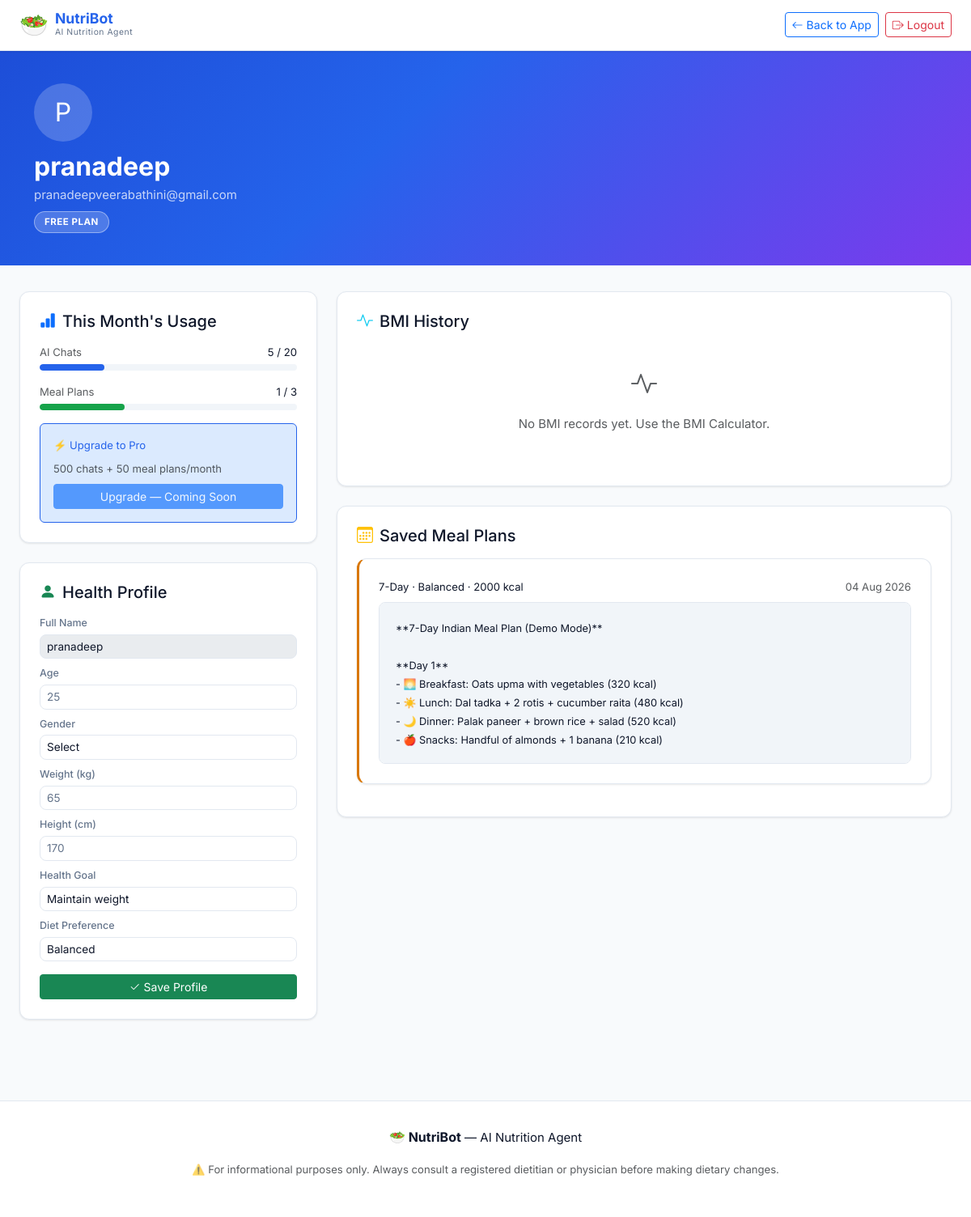
/account (signed in), run on the app's committed database.
### models.py (models this page shows, shortened)
class User(UserMixin, db.Model):
    __tablename__ = "users"
    id            = db.Column(db.Integer, primary_key=True)
    name          = db.Column(db.String(120), nullable=False)
    email         = db.Column(db.String(200), unique=True, nullable=False)
    password_hash = db.Column(db.String(256), nullable=True)   # nullable for Google users
    plan          = db.Column(db.String(20), default="free")   # free | pro | family
    created_at    = db.Column(db.DateTime, default=datetime.utcnow)
    email_verified  = db.Column(db.Boolean, default=False)
    otp_code        = db.Column(db.String(6))
    otp_expires     = db.Column(db.DateTime)
    google_id       = db.Column(db.String(200), unique=True, nullable=True)
    avatar_url      = db.Column(db.String(500), nullable=True)
    reset_token     = db.Column(db.String(200), nullable=True)
    reset_expires   = db.Column(db.DateTime, nullable=True)
    chats_this_month     = db.Column(db.Integer, default=0)
    plans_this_month     = db.Column(db.Integer, default=0)
    usage_reset_month    = db.Column(db.Integer, default=0)   # stores month number
    profile      = db.relationship("Profile",     backref="user", uselist=False, cascade="all, delete-orphan")
    chat_history = db.relationship("ChatHistory", backref="user", cascade="all, delete-orphan", order_by="ChatHistory.timestamp")
    meal_plans   = db.relationship("MealPlan",    backref="user", cascade="all, delete-orphan", order_by="MealPlan.created_at.desc()")
    bmi_records  = db.relationship("BMIRecord",   backref="user", cascade="all, delete-orphan", order_by="BMIRecord.created_at.desc()")
    LIMITS = {
        "free":   {"chats": 20,  "plans": 3},
        "pro":    {"chats": 500, "plans": 50},
        "family": {"chats": 999, "plans": 100},
    }
    def _reset_if_new_month(self):
        current_month = datetime.utcnow().month
        if self.usage_reset_month != current_month:
            self.chats_this_month  = 0
            self.plans_this_month  = 0
            self.usage_reset_month = current_month
            db.session.commit()
    def usage_summary(self):
        self._reset_if_new_month()
        limits = self.LIMITS[self.plan]
        return {
            "chats_used":  self.chats_this_month,
            "chats_limit": limits["chats"],
            "plans_used":  self.plans_this_month,
            "plans_limit": limits["plans"],
            "plan":        self.plan,
        }

class MealPlan(db.Model):
    __tablename__ = "meal_plans"
    id         = db.Column(db.Integer, primary_key=True)
    user_id    = db.Column(db.Integer, db.ForeignKey("users.id"), nullable=False)
    plan_text  = db.Column(db.Text, nullable=False)
    parameters = db.Column(db.JSON)
    created_at = db.Column(db.DateTime, default=datetime.utcnow)

### app.py (the view)
@app.route("/account")
@login_required
def account():
    profile     = current_user.profile
    meal_plans  = current_user.meal_plans[:10]
    bmi_records = current_user.bmi_records[:10]
    usage       = current_user.usage_summary()
    return render_template(
        "account.html",
        user=current_user,
        profile=profile,
        meal_plans=meal_plans,
        bmi_records=bmi_records,
        usage=usage,
    )

### app.py (called while the page is built)
@login_manager.user_loader
def load_user(user_id):
    return User.query.get(int(user_id))

### templates/account.html (shortened to what this page needs)
<!DOCTYPE html>
<html lang="en" data-theme="light">
<head>
  <link rel="stylesheet" href="https://cdn.jsdelivr.net/npm/bootstrap@5.3.3/dist/css/bootstrap.min.css" />
  <link rel="stylesheet" href="https://cdn.jsdelivr.net/npm/bootstrap-icons@1.11.3/font/bootstrap-icons.min.css" />
  <link rel="stylesheet" href="{{ url_for('static', filename='css/style.css') }}" />
</head>
<body>
<nav class="navbar navbar-expand-lg sticky-top" id="mainNav">
  <div class="container-fluid px-4">
    <a class="navbar-brand d-flex align-items-center gap-2" href="{{ url_for('index') }}">
      <div class="brand-icon">🥗</div>
      <div>
        <span class="brand-name">NutriBot</span>
        <span class="brand-sub">AI Nutrition Agent</span>
      </div>
    </a>
    <div class="ms-auto d-flex align-items-center gap-2">
      <a href="{{ url_for('index') }}" class="btn btn-sm btn-outline-primary">
        <i class="bi bi-arrow-left me-1"></i>Back to App
      </a>
      <a href="{{ url_for('auth.logout') }}" class="btn btn-sm btn-outline-danger">
        <i class="bi bi-box-arrow-right me-1"></i>Logout
      </a>
    </div>
  </div>
</nav>
<div class="account-hero">
  <div class="container">
    <div class="account-avatar">{{ user.name[0].upper() }}</div>
    <h2 class="mb-1 fw-bold">{{ user.name }}</h2>
    <p class="mb-2 opacity-75">{{ user.email }}</p>
    <span class="plan-badge {{ user.plan }}">{{ user.plan }} plan</span>
  </div>
</div>
<div class="main-container">
  <div class="row g-4">
    <div class="col-lg-4">
      <div class="card-panel mb-4">
        <h5 class="mb-3"><i class="bi bi-bar-chart-fill text-primary me-2"></i>This Month's Usage</h5>
        <div class="mb-3">
          <div class="d-flex justify-content-between small mb-1">
            <span class="text-muted">AI Chats</span>
            <span class="fw-600">{{ usage.chats_used }} / {{ usage.chats_limit }}</span>
          </div>
          <div class="usage-bar-wrap" style="background:var(--surface-2);">
            <div class="usage-bar" style="background:var(--primary);width:{{ [((usage.chats_used / usage.chats_limit) * 100)|int, 100]|min }}%;"></div>
          </div>
        </div>
        <div class="mb-3">
          <div class="d-flex justify-content-between small mb-1">
            <span class="text-muted">Meal Plans</span>
            <span class="fw-600">{{ usage.plans_used }} / {{ usage.plans_limit }}</span>
          </div>
          <div class="usage-bar-wrap" style="background:var(--surface-2);">
            <div class="usage-bar" style="background:var(--success);width:{{ [((usage.plans_used / usage.plans_limit) * 100)|int, 100]|min }}%;"></div>
          </div>
        </div>
        {% if usage.plan == 'free' %}
        <div class="mt-3 p-3 rounded" style="background:var(--primary-light);border:1px solid var(--primary);">
          <p class="small mb-2 fw-600" style="color:var(--primary);">⚡ Upgrade to Pro</p>
          <p class="small mb-2 text-muted">500 chats + 50 meal plans/month</p>
          <button class="btn btn-primary btn-sm w-100" disabled>Upgrade — Coming Soon</button>
        </div>
        {% endif %}
      </div>
      <div class="card-panel">
        <h5 class="mb-3"><i class="bi bi-person-fill text-success me-2"></i>Health Profile</h5>
        <form id="profileForm">
          <div class="mb-2"><label class="form-label-sm">Full Name</label>
            <input class="form-control form-control-sm" value="{{ user.name }}" disabled />
          </div>
          <div class="mb-2"><label class="form-label-sm">Age</label>
            <input type="number" class="form-control form-control-sm" id="pAge" value="{{ profile.age or '' }}" placeholder="25" />
          </div>
          <div class="mb-2"><label class="form-label-sm">Gender</label>
            <select class="form-select form-select-sm" id="pGender">
              <option value="">Select</option>
            </select>
          </div>
          <div class="mb-2"><label class="form-label-sm">Weight (kg)</label>
            <input type="number" class="form-control form-control-sm" id="pWeight" value="{{ profile.weight_kg or '' }}" placeholder="65" />
          </div>
          <div class="mb-2"><label class="form-label-sm">Height (cm)</label>
            <input type="number" class="form-control form-control-sm" id="pHeight" value="{{ profile.height_cm or '' }}" placeholder="170" />
          </div>
          <div class="mb-2"><label class="form-label-sm">Health Goal</label>
            <select class="form-select form-select-sm" id="pGoal">
              {% for g in ['Maintain weight','Lose weight','Gain weight','Build muscle','Improve energy','Manage diabetes'] %}
              <option {{ 'selected' if profile and profile.goal == g }}>{{ g }}</option>
              {% endfor %}
            </select>
          </div>
          <div class="mb-3"><label class="form-label-sm">Diet Preference</label>
            <select class="form-select form-select-sm" id="pDiet">
              {% for d in ['Balanced','Vegetarian','Vegan','Eggetarian','Non-vegetarian','Jain','Keto'] %}
              <option {{ 'selected' if profile and profile.diet == d }}>{{ d }}</option>
              {% endfor %}
            </select>
          </div>
          <button type="button" class="btn btn-success btn-sm w-100" onclick="saveProfile()">
            <i class="bi bi-check2 me-1"></i>Save Profile
          </button>
        </form>
      </div>
    </div>
    <div class="col-lg-8">
      <div class="card-panel mb-4">
        <h5 class="mb-3"><i class="bi bi-activity text-info me-2"></i>BMI History</h5>
        {% if bmi_records %}
        <div class="table-responsive">
          <table class="table history-table mb-0">
            <thead>
              <tr><th>Date</th><th>BMI</th><th>Category</th><th>Weight</th><th>Height</th></tr>
            </thead>
            <tbody>
              {% for r in bmi_records %}
              <tr>
                <td>{{ r.created_at.strftime('%d %b %Y') }}</td>
                <td class="fw-bold">{{ r.bmi }}</td>
                <td>
                  <span class="bmi-badge"
                    style="background:{% if r.category=='Normal weight' %}#dcfce7;color:#16a34a{% elif r.category=='Underweight' %}#dbeafe;color:#2563eb{% elif r.category=='Overweight' %}#fef3c7;color:#d97706{% else %}#fee2e2;color:#dc2626{% endif %}">
                    {{ r.category }}
                  </span>
                </td>
                <td>{{ r.weight_kg }} kg</td>
                <td>{{ r.height_cm }} cm</td>
              </tr>
              {% endfor %}
            </tbody>
          </table>
        </div>
        {% else %}
        <div class="empty-state py-4">
          <i class="bi bi-activity fs-2 text-muted"></i>
          <p class="text-muted mt-2">No BMI records yet. Use the BMI Calculator.</p>
        </div>
        {% endif %}
      </div>
      <div class="card-panel">
        <h5 class="mb-3"><i class="bi bi-calendar3 text-warning me-2"></i>Saved Meal Plans</h5>
        {% if meal_plans %}
          {% for plan in meal_plans %}
          <div class="card-panel mb-3" style="border-left:3px solid var(--warning);">
            <div class="d-flex justify-content-between align-items-center mb-2">
              <span class="small fw-600">
                {% if plan.parameters %}
                  {{ plan.parameters.get('duration', 7) }}-Day · {{ plan.parameters.get('dietary_preference', 'Balanced') }} · {{ plan.parameters.get('calories', 2000) }} kcal
                {% else %}
                  Meal Plan
                {% endif %}
              </span>
              <span class="small text-muted">{{ plan.created_at.strftime('%d %b %Y') }}</span>
            </div>
            <div class="result-box" style="max-height:200px;overflow-y:auto;font-size:.8rem;">{{ plan.plan_text[:600] }}{% if plan.plan_text|length > 600 %}…{% endif %}</div>
          </div>
          {% endfor %}
        {% else %}
        <div class="empty-state py-4">
          <i class="bi bi-calendar-week fs-2 text-muted"></i>
          <p class="text-muted mt-2">No meal plans saved yet. Generate one from the app.</p>
        </div>
        {% endif %}
      </div>
    </div>
  </div>
</div>
<footer class="app-footer">
  <div class="container text-center">
    <p><span class="footer-logo">🥗 NutriBot</span> — AI Nutrition Agent</p>
    <p class="text-muted small">⚠️ For informational purposes only. Always consult a registered dietitian or physician before making dietary changes.</p>
  </div>
</footer>
</body>
</html>

### static/css/style.css (style rules this page uses)
:root { --bg: #f8fafc; --surface: #ffffff; --surface-2: #f1f5f9; --border: #e2e8f0; --text: #0f172a; --text-muted: #64748b; --primary: #2563eb; --primary-light: #dbeafe; --success: #16a34a; --success-light: #dcfce7; --warning: #d97706; --warning-light: #fef3c7; --danger: #dc2626; --danger-light: #fee2e2; --info: #0891b2; --info-light: #cffafe; --nav-bg: #ffffff; --nav-border: #e2e8f0; --chat-user-bg: #2563eb; --chat-bot-bg: #f1f5f9; --shadow-sm: 0 1px 3px rgba(0,0,0,.06), 0 1px 2px rgba(0,0,0,.04); --shadow: 0 4px 16px rgba(0,0,0,.08); --shadow-lg: 0 10px 40px rgba(0,0,0,.12); --radius: 12px; --radius-sm: 8px; --radius-lg: 20px; --transition: 0.25s ease; --font: 'Inter', -apple-system, BlinkMacSystemFont, 'Segoe UI', sans-serif; }
*, *::before, *::after { box-sizing: border-box; margin: 0; padding: 0; }
html { scroll-behavior: smooth; }
body { font-family: var(--font); font-size: 15px; line-height: 1.6; background: var(--bg); color: var(--text); transition: background var(--transition), color var(--transition); }
#mainNav { background: var(--nav-bg); border-bottom: 1px solid var(--nav-border); box-shadow: var(--shadow-sm); transition: background var(--transition); z-index: 1040; }
.brand-icon { font-size: 1.8rem; line-height: 1; }
.brand-name { display: block; font-size: 1.1rem; font-weight: 700; color: var(--primary); line-height: 1.1; }
.brand-sub { display: block; font-size: 0.65rem; color: var(--text-muted); letter-spacing: .5px; }
.main-container { max-width: 1280px; margin: 0 auto; padding: 32px 24px 60px; }
.card-panel { background: var(--surface); border: 1px solid var(--border); border-radius: var(--radius); padding: 24px; box-shadow: var(--shadow-sm); transition: all var(--transition); }
.form-label-sm { font-weight: 500; font-size: .78rem; color: var(--text-muted); display: block; margin-bottom: .25rem; }
.form-control, .form-select { background: var(--surface); border: 1.5px solid var(--border); color: var(--text); border-radius: var(--radius-sm); font-size: .85rem; transition: border-color var(--transition), box-shadow var(--transition); }
.form-control::placeholder { color: var(--text-muted); }
.result-box { background: var(--surface-2); border: 1px solid var(--border); border-radius: var(--radius-sm); padding: 20px; font-size: .88rem; line-height: 1.8; white-space: pre-wrap; }
.empty-state { text-align: center; padding: 48px 24px; color: var(--text-muted); }
.empty-state i { display: block; margin-bottom: 12px; }
.app-footer { background: var(--surface); border-top: 1px solid var(--border); padding: 32px 24px; margin-top: 40px; }
.footer-logo { font-weight: 700; font-size: 1rem; }

### templates/account.html (style rules this page uses)
.account-hero { background: linear-gradient(135deg, #1d4ed8 0%, #2563eb 40%, #7c3aed 100%); padding: 40px 24px; color: #fff; }
.account-avatar { width: 72px; height: 72px; background: rgba(255,255,255,.2); border-radius: 50%; display: flex; align-items: center; justify-content: center; font-size: 2rem; margin-bottom: 12px; }
.plan-badge { display: inline-block; padding: 3px 12px; border-radius: 20px; font-size: .72rem; font-weight: 700; text-transform: uppercase; letter-spacing: .5px; }
.plan-badge.free { background: rgba(255,255,255,.2); color: #fff; border: 1px solid rgba(255,255,255,.4); }
.usage-bar-wrap { background: rgba(255,255,255,.15); border-radius: 8px; height: 8px; overflow: hidden; margin-top: 4px; }
.usage-bar { background: #fff; height: 100%; border-radius: 8px; transition: width .6s ease; }

### data on the page
User: name "P", name "pranadeep", email "pranadeepveerabathini@gmail.com", plan "FREE"
MealPlan: parameters.get "7", parameters.get "Balanced", parameters.get "2000", created_at "04 Aug 2026", plan_text "**7-Day Indian Meal Plan (Demo Mode)** **Day 1** - 🌅 Breakfast: Oats upma with vegetables (320 kcal) - ☀️ Lunch: Dal tadka + 2 rotis + cucumber raita (480 kcal) - 🌙 Dinner: Palak paneer + brown rice + salad (520 kcal) - 🍎 Snacks: Handful of almonds + 1 banana (210 kcal)…"

### other printed values
{{ usage.chats_used }} "5"
{{ usage.chats_limit }} "20"
{{ usage.plans_used }} "1"
{{ usage.plans_limit }} "3"
form field value "Maintain weight"
form field value "Balanced"
